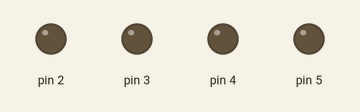
Recording of a sketch running on a simulated Arduino Uno, built with avr-gcc and run on an emulated ATmega328P. On the bench: output pins drawn as LEDs (lit = HIGH).

Above: at 0.5 s.
At 2.5 s:
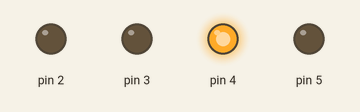
At 4.5 s:
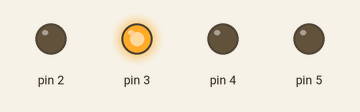
At 9.5 s:
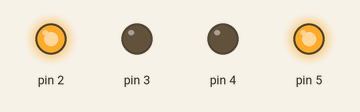
At 14.5 s:
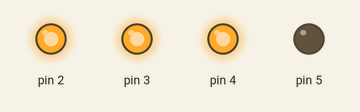
At 19.5 s:
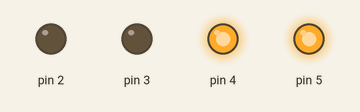
Timing chart, 0 to 20.8 s (numbered marks = the images above):
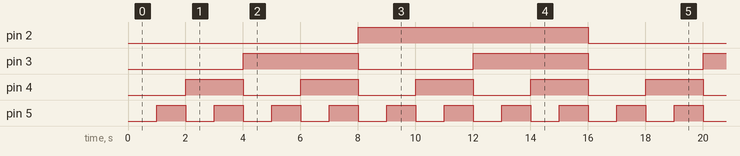

Measured:
- by itself, pin 2: alternates HIGH for 8.0 s and LOW for 8.0 s
- by itself, pin 3: alternates HIGH for 4.0 s and LOW for 4.0 s
- by itself, pin 4: alternates HIGH for 2.0 s and LOW for 2.0 s
- by itself, pin 5: alternates HIGH for 1.0 s and LOW for 1.0 s

The sketch:

seven_segment_display.ino
```cpp
void setup() {
pinMode(2,OUTPUT); pinMode(3,OUTPUT); pinMode(4,OUTPUT); pinMode(5,OUTPUT);
}


void loop() {
digitalWrite(2,0); digitalWrite(3,0); digitalWrite(4,0); digitalWrite(5,0); delay(1000);
digitalWrite(2,0); digitalWrite(3,0); digitalWrite(4,0); digitalWrite(5,1); delay(1000);
digitalWrite(2,0); digitalWrite(3,0); digitalWrite(4,1);

digitalWrite(5,0); delay(1000);
digitalWrite(2,0); digitalWrite(3,0); digitalWrite(4,1); digitalWrite(5,1); delay(1000);
digitalWrite(2,0); digitalWrite(3,1); digitalWrite(4,0); digitalWrite(5,0); delay(1000);
digitalWrite(2,0); digitalWrite(3,1); digitalWrite(4,0); digitalWrite(5,1); delay(1000);
digitalWrite(2,0); digitalWrite(3,1); digitalWrite(4,1); digitalWrite(5,0); delay(1000);
digitalWrite(2,0); digitalWrite(3,1); digitalWrite(4,1); digitalWrite(5,1); delay(1000);

digitalWrite(2,1); digitalWrite(3,0); digitalWrite(4,0); digitalWrite(5,0); delay(1000);
digitalWrite(2,1); digitalWrite(3,0); digitalWrite(4,0); digitalWrite(5,1); delay(1000);
digitalWrite(2,1); digitalWrite(3,0); digitalWrite(4,1); digitalWrite(5,0); delay(1000);
digitalWrite(2,1); digitalWrite(3,0); digitalWrite(4,1); digitalWrite(5,1); delay(1000);
digitalWrite(2,1); digitalWrite(3,1); digitalWrite(4,0); digitalWrite(5,0); delay(1000);
digitalWrite(2,1); digitalWrite(3,1); digitalWrite(4,0);

digitalWrite(5,1); delay(1000);
digitalWrite(2,1); digitalWrite(3,1); digitalWrite(4,1); digitalWrite(5,0); delay(1000);
digitalWrite(2,1); digitalWrite(3,1); digitalWrite(4,1); digitalWrite(5,1); delay(1000);
}
```
